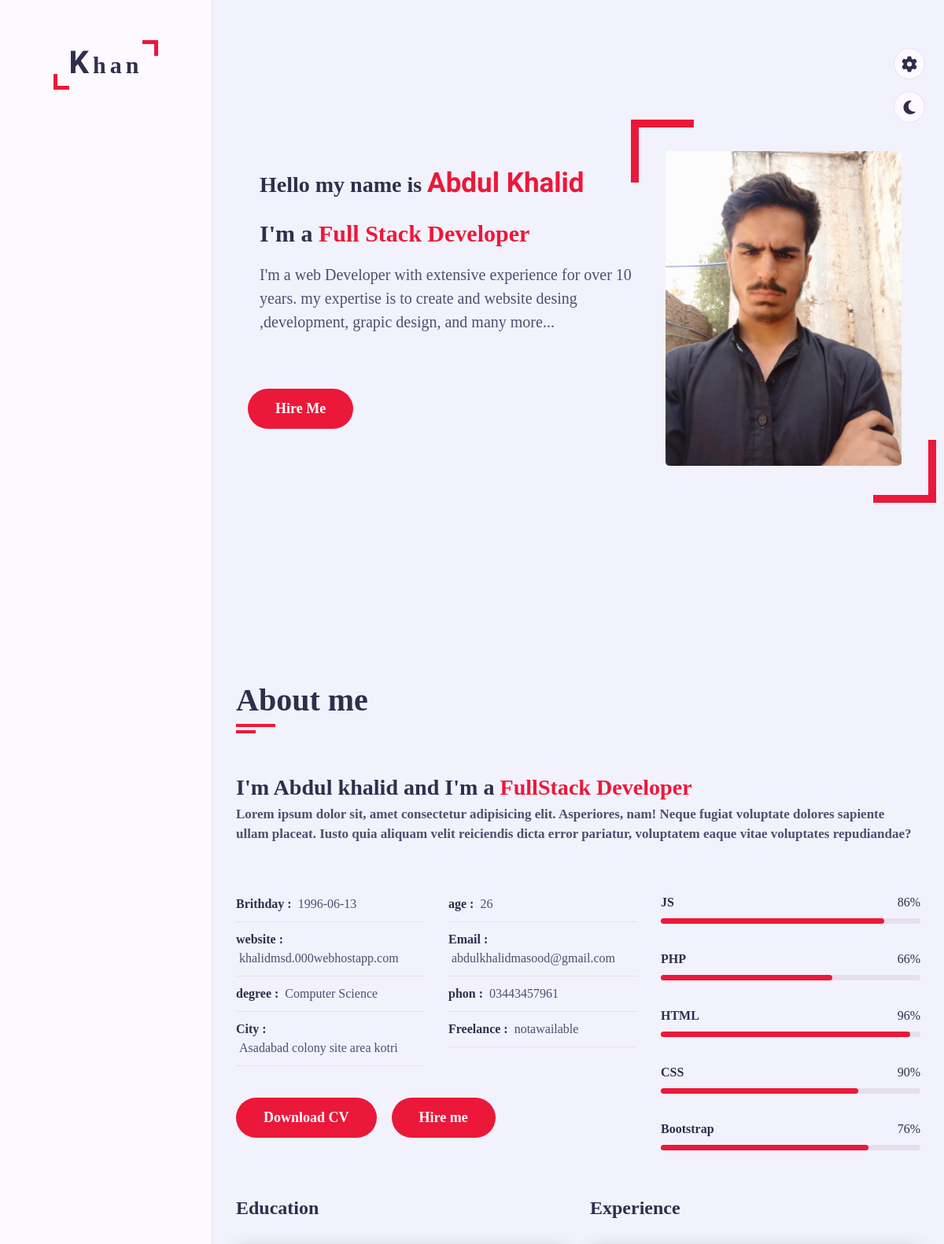
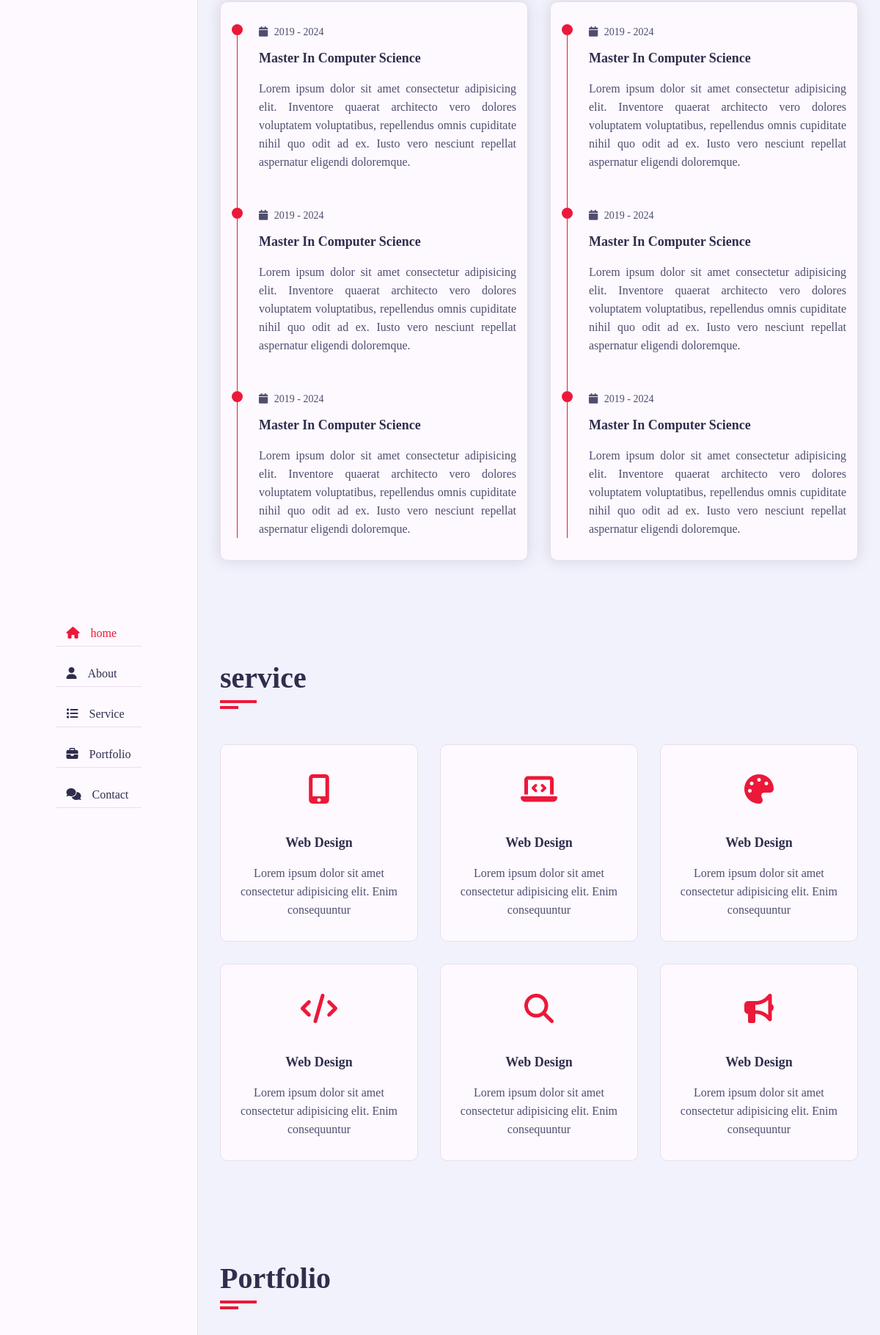
The page / (upper part) on the database its author committed (2 pictures, top to bottom).
### tables this page shows
CREATE TABLE `home_section_1` (
  `name` varchar(255) NOT NULL,
  `skill_1` varchar(255) NOT NULL,
  `skill_2` varchar(255) NOT NULL,
  `h_disc` varchar(255) NOT NULL
);

CREATE TABLE `about_section_2` (
  `name` varchar(100) NOT NULL,
  `abo_h_skill` varchar(255) NOT NULL,
  `about_h_disc` varchar(255) NOT NULL,
  `brithday` date NOT NULL,
  `age` varchar(100) NOT NULL,
  `website` varchar(255) NOT NULL,
  `email` varchar(255) NOT NULL,
  `degree` varchar(255) NOT NULL,
  `phon` varchar(11) NOT NULL,
  `address` varchar(255) NOT NULL,
  `freecance` enum('awailable','notawailable') NOT NULL
);

### index.php (the view, shortened to what the rows shown need)
<?php
include 'connect.php';
?>
<!DOCTYPE html>
<html lang="en">
<head>
    <link rel="stylesheet" href="css/skin/color-1.css">
    <link rel="stylesheet" href="css/style.css">
    <link rel="stylesheet" href="css/all.css" type="text/css">
    <link rel="stylesheet" href="https://cdnjs.cloudflare.com/ajax/libs/font-awesome/6.1.2/css/all.min.css">
    <link rel="stylesheet" href="css/skin/color-1.css" class="alternate-style" title="color-1" disabled>
    <link rel="stylesheet" href="css/skin/color-2.css" class="alternate-style" title="color-2" disabled>
    <link rel="stylesheet" href="css/skin/color-3.css" class="alternate-style" title="color-3" disabled>
    <link rel="stylesheet" href="css/skin/color-4.css" class="alternate-style" title="color-4" disabled>
    <link rel="stylesheet" href="css/skin/color-5.css" class="alternate-style" title="color-5" disabled >
    <link rel="stylesheet" href="css/style.switcher.css">
</head>
<body>
    <div class="main-container">
        <div class="main-containt">
            <?php
                    $sql="SELECT * FROM `home_section_1` WHERE name='Abdul Khalid'";
                    $result=mysqli_query($con,$sql);
                    if($result){
                        $row=mysqli_fetch_assoc($result);
                        $name    =$row['name'];
                        $skill_1 = $row['skill_1'];
                        $h_dic   = $row['h_disc'];
                    }
            ?>
            <section class="home section hidden-t" id="home">
                <div class="container padd-15" >
                    <div class="row">
                        <div class="home-info padd-15">
                            <h3 class="hello">Hello my name is <span class="name"> <?php echo $name; ?> </span></h3>
                            <h3 class="my-profession">I'm a <span class="typing"> <?php echo $skill_1;?> </span></h3>
                            <p><?php echo $h_dic;?></p>
                            <a href="#contact" class="btn hire-me">Hire Me</a>
                        </div>
                    </div>
                </div>
            </section>
            <?php
            $sql="SELECT * FROM `about_section_2` WHERE name='Abdul khalid'";
            $result = mysqli_query($con,$sql);
            if($result){
                $row = mysqli_fetch_assoc($result);
                $abo_h_skill    = $row['abo_h_skill'];
                $about_h_disc   = $row['about_h_disc'];
                $brithday       = $row['brithday'];
                $website        = $row['website'];
                $email          = $row['email'];
                $degree         = $row['degree'];
                $phon           = $row['phon'];
                $address        = $row['address'];
                $freelance      = $row['freecance'];
            }
            else{
                echo "connection Problem";
            }
            $currentDate=date("Y-m-d");
            $age=date_diff(date_create($brithday),date_create($currentDate));
            ?>
            <section class="about section hidden-t" id="about">
                <div class="container">
                    <div class="row">
                        <div class="section-title padd-15">
                            <h2>About me</h2>
                        </div>
                    </div>
                    <div class="row">
                        <div class="about-content padd-15">
                            <div class="row">
                                <div class="about-text padd-15">
                                    <h3> I'm Abdul khalid and I'm a <span> <?php echo "$abo_h_skill"?> </span></h3>
                                    <p><?php echo "$about_h_disc"?></p>
                                </div>
                            </div>
                            <div class="row">
                                <div class="personal-info padd-15">
                                    <div class="row">
                                        <div class="info-item padd-15">
                                            <p>Brithday : <span><?php echo $brithday;?></span></p>
                                        </div>
                                        <div class="info-item padd-15">
                                            <p>age : <span><?php echo  $age->format("%y"); ?></span></p>
                                        </div>
                                        <div class="info-item padd-15">
                                            <p>website : <span><?php echo "$website"?></span></p>
                                        </div>
                                        <div class="info-item padd-15">
                                            <p>Email : <span><?php echo "$email"?></span></p>
                                        </div>
                                        <div class="info-item padd-15">
                                            <p>degree : <span><?php echo "$degree"?></span></p>
                                        </div>
                                        <div class="info-item padd-15">
                                            <p>phon : <span><?php echo "$phon"?></span></p>
                                        </div>
                                        <div class="info-item padd-15">
                                            <p>City : <span><?php echo "$address"?></span></p>
                                        </div>
                                        <div class="info-item padd-15">
                                            <p>Freelance : <span><?php echo "$freelance"?></span></p>
                                        </div>
                                    </div>
                                </div>
                            </div>
                        </div>
                    </div>
                </div>
            </section>
            <section class="service section hidden-t" id="services">
                <div class="container">
                    <div class="row">
                        <div class="section-title padd-15">
                            <h2>service</h2>
                        </div>
                    </div>
                </div>
            </section>
            <section class="portfolio section hidden-t" id="portfolio">
                <div class="container">
                    <div class="row">
                        <div class="section-title padd-15">
                            <h2>Portfolio</h2>
                        </div>
                    </div>
                </div>
            </section>
        </div>
    </div>
    <link rel="stylesheet" href="https://cdnjs.cloudflare.com/ajax/libs/typed.js/2.0.12/typed.min.js">
</body>
</html>

### rows shown on the page
home_section_1: name "Abdul Khalid", skill_1 "Full Stack Developer", h_disc "I'm a web Developer with extensive experience for over 10 years. my expertise is to create and website desing ,development, grapic design, and many more..."
about_section_2: abo_h_skill "FullStack Developer", about_h_disc "Lorem ipsum dolor sit, amet consectetur adipisicing elit. Asperiores, nam! Neque fugiat voluptate dolores sapiente ullam placeat. Iusto quia aliquam velit reiciendis dicta error pariatur, voluptatem eaque vitae voluptates repudiandae?", brithday "1996-06-13", brithday "26", website "khalidmsd.000webhostapp.com", email "abdulkhalidmasood@gmail.com", degree "Computer Science", phon "03443457961", address "Asadabad colony site area kotri", freecance "notawailable"
